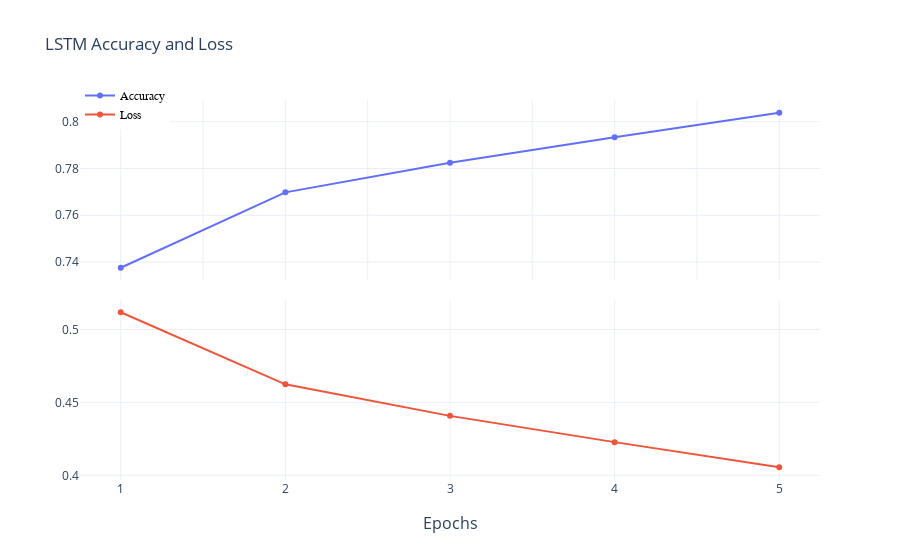

Notebook code for this chart:
### Code cell
loss = [0.5118, 0.4624, 0.4408, 0.4228, 0.4056]
accuracy = [0.7376, 0.7698, 0.7824, 0.7933, 0.8038]
epochs = list(range(1, 6))

create_accuracy_fig(loss, accuracy, epochs, 'LSTM')

### Figure 1 — Plotly figure (JSON) as saved in the notebook; plotly's stock layout.template omitted (floating-point values rounded to 4 significant figures)
{"data": [{"name": "Accuracy", "type": "scatter", "x": [1, 2, 3, 4, 5], "xaxis": "x", "y": [0.7376, 0.7698, 0.7824, 0.7933, 0.8038], "yaxis": "y"}, {"name": "Loss", "type": "scatter", "x": [1, 2, 3, 4, 5], "xaxis": "x2", "y": [0.5118, 0.4624, 0.4408, 0.4228, 0.4056], "yaxis": "y2"}], "layout": {"annotations": [{"font": {"size": 16}, "showarrow": false, "text": "Epochs", "x": 0.5, "xanchor": "center", "xref": "paper", "y": 0, "yanchor": "top", "yref": "paper", "yshift": -30}], "hovermode": "x unified", "legend": {"font": {"color": "black", "family": "sans-serif", "size": 12}, "traceorder": "normal", "x": 0, "y": 1.05}, "title": {"text": "LSTM Accuracy and Loss"}, "xaxis": {"anchor": "y", "domain": [0, 1], "matches": "x2", "showticklabels": false}, "xaxis2": {"anchor": "y2", "domain": [0, 1], "tickvals": [1, 2, 3, 4, 5]}, "yaxis": {"anchor": "x", "domain": [0.525, 1]}, "yaxis2": {"anchor": "x2", "domain": [0, 0.475]}}}
